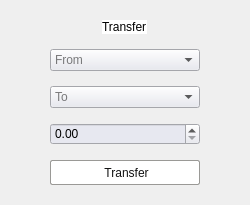
            <widget class="QWidget" name="transferWidget" native="true">
             <property name="minimumSize">
              <size>
               <width>250</width>
               <height>0</height>
              </size>
             </property>
             <property name="maximumSize">
              <size>
               <width>16777215</width>
               <height>225</height>
              </size>
             </property>
             <property name="styleSheet">
              <string notr="true">QWidget#transferWidget{
background-color:white;
border: 0.5px solid rgb(222, 221, 218);
border-radius:8px;}

QPushButton{
background-color: white;
color: rgb(19, 19, 19);
border-radius: 2px;
border: 1px solid rgb(154, 153, 150);
font: 400 13px &quot;Montserrat&quot;;}

QPushButton:hover {
    border-style: inset;
	border: 1px solid gray;
}

QPushButton:pressed {
	
	background-color: rgb(246, 245, 244);
    border-style: inset;
	border: 1px solid gray;
}

QPushButton:checked {
	
	background-color: rgb(246, 245, 244);
    border-style: inset;
	border: 1px solid gray;
}

QScrollBar:horizontal {
    background-color: white;
    height: 15px;
    margin: 0px 12px 0 12px;
	border-radius:3px;
}
QScrollBar::handle:horizontal {
    border: 1px solid rgb(192, 191, 188);
    background: rgb(246, 245, 244);
    min-width: 20px;
    height: 10px;
	border-radius:3px;
}
QScrollBar::add-line:horizontal {
    border: 1px solid rgb(192, 191, 188);
    background: rgb(246, 245, 244);
    width: 10px;
    subcontrol-position: right;
    subcontrol-origin: margin;
	border-radius:4px;
}

QScrollBar::sub-line:horizontal {
    border: 1px solid rgb(192, 191, 188);
    background: rgb(246, 245, 244);
    width: 10px;
    subcontrol-position: left;
    subcontrol-origin: margin;
	border-radius:4px;
}

QDateEdit {
	background-color: #E7E8F0;
	color: black;
	font: 300 13px &quot;Montserrat&quot;;
}</string>
             </property>
             <layout class="QVBoxLayout" name="verticalLayout_14">
              <property name="spacing">
               <number>15</number>
              </property>
              <property name="leftMargin">
               <number>50</number>
              </property>
              <property name="topMargin">
               <number>20</number>
              </property>
              <property name="rightMargin">
               <number>50</number>
              </property>
              <property name="bottomMargin">
               <number>20</number>
              </property>
              <item alignment="Qt::AlignHCenter">
               <widget class="QLabel" name="categoriesOverviewLabel_2">
                <property name="styleSheet">
                 <string notr="true">color: rgb(0, 0, 0);
font: 500 14px &quot;Montserrat&quot;;
background-color: rgb(255, 255, 255);</string>
                </property>
                <property name="text">
                 <string>Transfer</string>
                </property>
               </widget>
              </item>
              <item>
               <widget class="QComboBox" name="fromBox">
                <property name="styleSheet">
                 <string notr="true">QComboBox {
	background-color: #E7E8F0;
	font: 300 13px &quot;Montserrat&quot;;
	color: black;
}</string>
                </property>
                <property name="placeholderText">
                 <string>From</string>
                </property>
               </widget>
              </item>
              <item>
               <widget class="QComboBox" name="toBox">
                <property name="styleSheet">
                 <string notr="true">QComboBox {
	background-color: #E7E8F0;
	font: 300 13px &quot;Montserrat&quot;;
	color: black;
}</string>
                </property>
                <property name="placeholderText">
                 <string>To</string>
                </property>
               </widget>
              </item>
              <item>
               <widget class="QDoubleSpinBox" name="transferAmountBox">
                <property name="styleSheet">
                 <string notr="true">background-color: #E7E8F0;
color: black;
font: 300 13px &quot;Montserrat&quot;;</string>
                </property>
                <property name="maximum">
                 <double>100000.000000000000000</double>
                </property>
                <property name="singleStep">
                 <double>0.500000000000000</double>
                </property>
               </widget>
              </item>
              <item>
               <widget class="QPushButton" name="transferButton">
                <property name="minimumSize">
                 <size>
                  <width>100</width>
                  <height>25</height>
                 </size>
                </property>
                <property name="styleSheet">
                 <string notr="true"/>
                </property>
                <property name="text">
                 <string> Transfer</string>
                </property>
                <property name="icon">
                 <iconset>
                  <normaloff>:/resources/transfer.png</normaloff>:/resources/transfer.png</iconset>
                </property>
                <property name="iconSize">
                 <size>
                  <width>12</width>
                  <height>12</height>
                 </size>
                </property>
                <property name="checkable">
                 <bool>false</bool>
                </property>
               </widget>
              </item>
             </layout>
            </widget>
